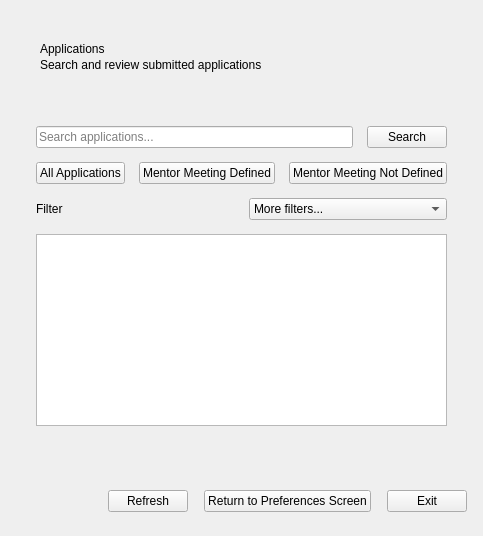
<?xml version="1.0" encoding="UTF-8"?>
<ui version="4.0">
 <class>ApplicationsPage</class>
 <widget class="QWidget" name="pageRoot">
  <property name="windowTitle"><string>CRM Capstone - Applications</string></property>
  <layout class="QVBoxLayout" name="rootLayout">
   <property name="leftMargin"><number>16</number></property>
   <property name="topMargin"><number>24</number></property>
   <property name="rightMargin"><number>16</number></property>
   <property name="bottomMargin"><number>24</number></property>
   <property name="spacing"><number>16</number></property>
   <item>
    <widget class="QFrame" name="headerBar">
     <layout class="QVBoxLayout" name="headerLayout">
      <property name="leftMargin"><number>24</number></property>
      <property name="topMargin"><number>18</number></property>
      <property name="rightMargin"><number>24</number></property>
      <property name="bottomMargin"><number>18</number></property>
      <property name="spacing"><number>2</number></property>
      <item><widget class="QLabel" name="headerTitle"><property name="text"><string>Applications</string></property></widget></item>
      <item><widget class="QLabel" name="headerSub"><property name="text"><string>Search and review submitted applications</string></property></widget></item>
     </layout>
    </widget>
   </item>
   <item>
    <widget class="QFrame" name="card">
     <layout class="QVBoxLayout" name="cardLayout">
      <property name="leftMargin"><number>20</number></property>
      <property name="topMargin"><number>20</number></property>
      <property name="rightMargin"><number>20</number></property>
      <property name="bottomMargin"><number>20</number></property>
      <property name="spacing"><number>14</number></property>
      <item>
       <layout class="QHBoxLayout" name="searchRow">
        <item><widget class="QLineEdit" name="inputSearch"><property name="placeholderText"><string>Search applications...</string></property></widget></item>
        <item><widget class="QPushButton" name="btnSearch"><property name="text"><string>Search</string></property></widget></item>
       </layout>
      </item>
      <item>
       <layout class="QHBoxLayout" name="filterRow">
        <item><widget class="QPushButton" name="btnAllApplications"><property name="text"><string>All Applications</string></property></widget></item>
        <item><widget class="QPushButton" name="btnMeetingDefined"><property name="text"><string>Mentor Meeting Defined</string></property></widget></item>
        <item><widget class="QPushButton" name="btnMeetingNotDefined"><property name="text"><string>Mentor Meeting Not Defined</string></property></widget></item>
       </layout>
      </item>
      <item>
       <layout class="QHBoxLayout" name="comboRow">
        <item><widget class="QLabel" name="labelFilter"><property name="text"><string>Filter</string></property></widget></item>
        <item><widget class="QComboBox" name="comboFilters">
         <item><property name="text"><string>More filters...</string></property></item>
         <item><property name="text"><string>Duplicate Records</string></property></item>
         <item><property name="text"><string>Previous VIT Check</string></property></item>
         <item><property name="text"><string>Different Record</string></property></item>
         <item><property name="text"><string>Application Filter</string></property></item>
        </widget></item>
       </layout>
      </item>
      <item>
       <widget class="QTableWidget" name="tableApplications">
        <property name="styleSheet"><string>QHeaderView::section { background-color: #DBE7FF; color: #0F172A; font-weight: 600; font-size: 12px; padding: 10px 12px; border: none; border-right: 1px solid #94A3B8; border-bottom: 2px solid #1D4ED8; }</string></property>
        <property name="alternatingRowColors"><bool>true</bool></property>
        <attribute name="horizontalHeaderStretchLastSection"><bool>false</bool></attribute>
        <attribute name="horizontalHeaderDefaultSectionSize"><number>150</number></attribute>
        <attribute name="horizontalHeaderMinimumSectionSize"><number>120</number></attribute>
        <attribute name="horizontalHeaderHighlightSections"><bool>false</bool></attribute>
        <attribute name="verticalHeaderVisible"><bool>false</bool></attribute>
       </widget>
      </item>
      <item><widget class="QLabel" name="labelMuted"><property name="text"><string></string></property></widget></item>
     </layout>
    </widget>
   </item>
   <item>
    <layout class="QHBoxLayout" name="footerRow">
     <item><spacer name="footerSpacer"><property name="orientation"><enum>Qt::Orientation::Horizontal</enum></property><property name="sizeHint" stdset="0"><size><width>40</width><height>20</height></size></property></spacer></item>
     <item><widget class="QPushButton" name="btnRefresh"><property name="text"><string>Refresh</string></property></widget></item>
     <item><widget class="QPushButton" name="btnReturn"><property name="text"><string>Return to Preferences Screen</string></property></widget></item>
     <item><widget class="QPushButton" name="btnExit"><property name="text"><string>Exit</string></property></widget></item>
    </layout>
   </item>
  </layout>
 </widget>
 <resources/>
 <connections/>
</ui>
